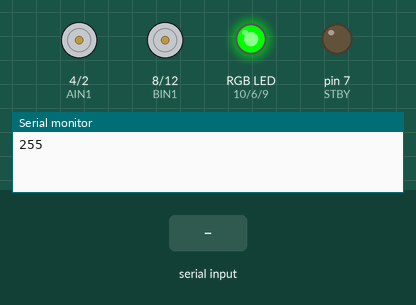
A sketch run on a simulated Arduino Uno, built with avr-gcc and run on an emulated ATmega328P. Parts: motor-driver pin pairs drawn as motors (green arrow = first pin HIGH = forward, orange = second pin HIGH = backward, longer = more drive, scaled by the enable pin, stopped while the standby pin is LOW), an RGB LED mixed from three pins (HIGH = lit), output pins drawn as LEDs (lit = HIGH), the last lines printed to the serial monitor. The test bench sets the inputs (shaded band).

Above: at 1.2 s.
1.3 s: "1" received over Serial
At 2.1 s:
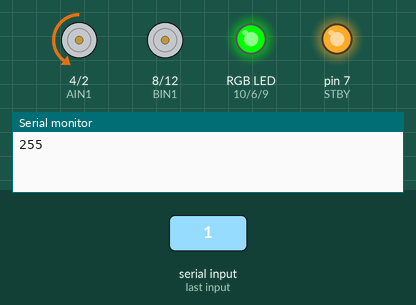
3.8 s: "2" received over Serial
At 4.5 s:
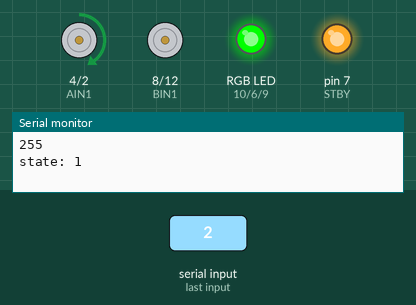
6.3 s: "3" received over Serial
At 7.1 s:
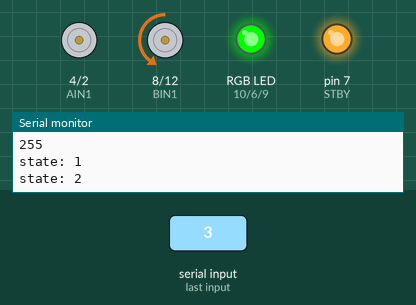
8.8 s: "4" received over Serial
At 9.5 s:
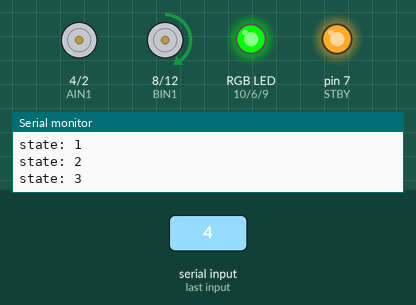
Timing chart, 0 to 11.8 s (numbered marks = the images above; inputs shaded):
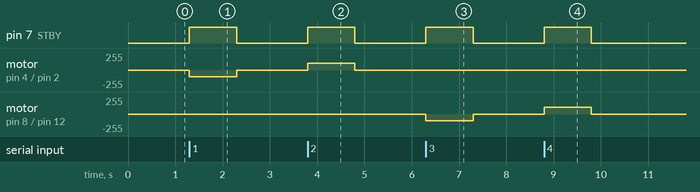

The sketch:

sketch_may04b.ino
```cpp
//Version 2013

//Valparaiso

// RGB LED Common Cathode
int greenPin = 6;
int bluePin = 9;
int redPin = 10;


//motor A connected between A01 and A02
//motor B connected between B01 and B02

int STBY = 7; //standby

//Motor A
int PWMA = 3; //Speed control
int AIN1 = 4; //Direction
int AIN2 = 2; //Direction

//Motor B
int PWMB = 11; //Speed control
int BIN1 = 8; //Direction
int BIN2 = 12; //Direction

char cmd;

int pulse = 1000;

void setup(){
  pinMode(redPin,   OUTPUT);   // sets the pins as output
  pinMode(greenPin, OUTPUT);
  pinMode(bluePin,  OUTPUT);

  //Motor pin set
  pinMode(STBY, OUTPUT);

  pinMode(PWMA, OUTPUT);
  pinMode(AIN1, OUTPUT);
  pinMode(AIN2, OUTPUT);

  pinMode(PWMB, OUTPUT);
  pinMode(BIN1, OUTPUT);
  pinMode(BIN2, OUTPUT);

  // For XBee
  Serial.begin(115200);
  Serial.println(255);

  digitalWrite(greenPin, HIGH);


  //outputColour(0,100,200);
}

void loop(){

  if (Serial.available()){

    cmd=Serial.read();
   // Serial.print("state: ");
   // Serial.println(comando);
   switch(cmd){
     case '1':
       go();
       Serial.print("state: ");
       Serial.println(cmd);
       break;
     case '2':
       back();
       Serial.print("state: ");
       Serial.println(cmd);
       break;
     case '3':
       left();
       Serial.print("state: ");
       Serial.println(cmd);
       break;
     case '4':
       right();
       Serial.print("state: ");
       Serial.println(cmd);
       break;
     default:
       Serial.print("state: ");
       Serial.println(cmd);
       stop();


   }
  }

}

void move(int motor, int speed, int direction){
//Move specific motor at speed and direction
//motor: 0 for B 1 for A
//speed: 0 is off, and 255 is full speed
//direction: 0 clockwise, 1 counter-clockwise

  digitalWrite(STBY, HIGH); //disable standby

  boolean inPin1 = LOW;
  boolean inPin2 = HIGH;

  if(direction == 1){
    inPin1 = HIGH;
    inPin2 = LOW;
  }

  if(motor == 1){
    digitalWrite(AIN1, inPin1);
    digitalWrite(AIN2, inPin2);
    analogWrite(PWMA, speed);
  }else{
    digitalWrite(BIN1, inPin1);
    digitalWrite(BIN2, inPin2);
    analogWrite(PWMB, speed);
  }
}

void stop(){
//enable standby
  delay(pulse);
  digitalWrite(STBY, LOW);
  //Serial.println("stop");
}

void go(){
  //Serial.println("go");
  move(1, 100, 0); //motor 1, half speed, right
  move(0, 0,0);
  stop();
}

void back(){
  //Serial.println("back");
  move(1, 100, 1); //motor 1, half speed, right
    move(0, 0,0);

  stop();
}

void left(){
  //Serial.println("left");
  move(0, 100, 0); //motor 2, half speed, right
    move(1, 0,0);
  stop();
}

void right(){
  //Serial.println("right");
  move(0, 100, 1); //motor 2, half speed, right
    move(1, 0,0);
  stop();
}

void outputColour(int red, int green, int blue) {
  analogWrite(redPin, red);
  analogWrite(bluePin, blue);
  analogWrite(greenPin, green);
}
```

Measured:
- after the input at 1.3 s, pin 7 (STBY): LOW → HIGH at once, → LOW 1.0 s later; motor on pin 4 (AIN1) / pin 2 (AIN2): stopped → backward 100/255 at once, → stopped 1.0 s later
- after the input at 3.8 s, pin 7 (STBY): LOW → HIGH at once, → LOW 1.0 s later; motor on pin 4 (AIN1) / pin 2 (AIN2): stopped → forward 100/255 at once, → stopped 1.0 s later
- after the input at 6.3 s, pin 7 (STBY): LOW → HIGH at once, → LOW 1.0 s later; motor on pin 8 (BIN1) / pin 12 (BIN2): stopped → backward 100/255 at once, → stopped 1.0 s later
- after the input at 8.8 s, pin 7 (STBY): LOW → HIGH at once, → LOW 1.0 s later; motor on pin 8 (BIN1) / pin 12 (BIN2): stopped → forward 100/255 at once, → stopped 1.0 s later
